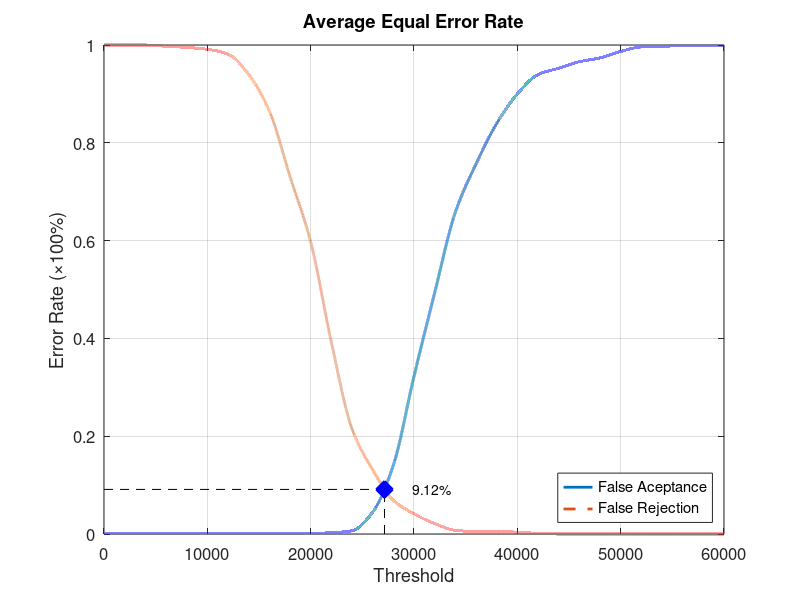
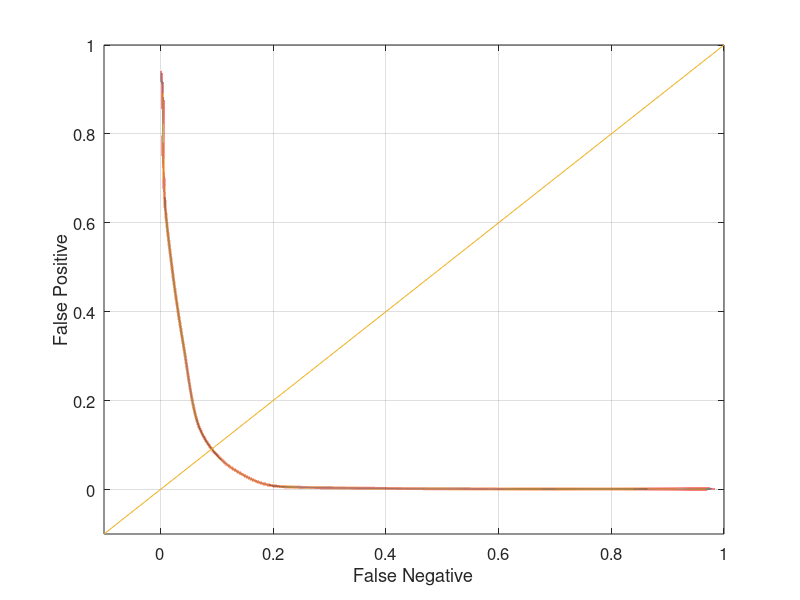

MATLAB code to generate these figures, in order:
function yEER = Experiment4Average
close all;
clear;
clc;
x = 0:2000:60000;
xq = 0:0.5:60000;

y0 = [0 0.00131579 0.00131579 0.00131579 0.00131579 0.00131579 0.00131579 0.00131579 0.00131579 0.00131579 0.00131579 0.00263158 0.00657895 0.0447368 0.140789 0.322368 0.493421 0.657895 0.756579 0.839474 0.9 0.939474 0.952632 0.965789 0.973684 0.986842 0.996053 0.997368 0.998684 0.998684 1];
yy0 = interp1(x, y0, xq, 'pchip');
y1 = [1 1 1 0.9975 0.995 0.99125 0.98125 0.94 0.865 0.73125 0.5975 0.3925 0.215 0.13125 0.06875 0.04125 0.02125 0.0075 0.005 0.005 0.00375 0.00125 0 0 0 0 0 0 0 0 0];
yy1 = interp1(x, y1, xq, 'pchip');

% Calculating EER: 
y2 = abs(y0 - y1);
find(y2 == min(y2))
yy2 = abs(yy0 - yy1);
xEER = find(yy2 == min(yy2));
xEERIndex = xq(xEER) % X-axis EER
yEER = yy0(xEER) % Y-axis EER

main = figure
plot(xq, yy0,'-','LineWidth', 2);	hold on
plot(xq, yy1,'--','LineWidth', 2);	hold on
plot([xEERIndex xEERIndex], [0 yEER], 'k--');	hold on
plot([0 xEERIndex], [yEER yEER], 'k--');	hold on
plot(xEERIndex, yEER, 'bx', 'LineWidth', 10);	hold on
text(xEERIndex + 10 * xEERIndex / 100, yEER, [num2str(round((10000 * yEER)) / 100) '%'])
legend('False Aceptance', 'False Rejection', 'Location', 'SouthEast')
xlabel('Threshold')
ylabel('Error Rate (\times100%)')
title('Average Equal Error Rate')
set(gca, 'FontSize', 12)
axis([0 60000 0 1])
grid on

print(main, 'Experiment4AverageMain', '-dpng');
FNRxFPR = figure('Color', [1 1 1]);
plot(yy1, yy0, '-', yy1, yy0, 'LineWidth', 2);
hold on
y = -0.1:0.1:1
plot(y, y); 
set(gca, 'FontSize', 12)
xlabel('False Negative')
ylabel('False Positive')
axis([-0.1 1 -0.1 1])
set(gca, 'FontSize', 12)
grid on

print(FNRxFPR, 'Experiment4AverageFNRxFPR','-dpng');
end
